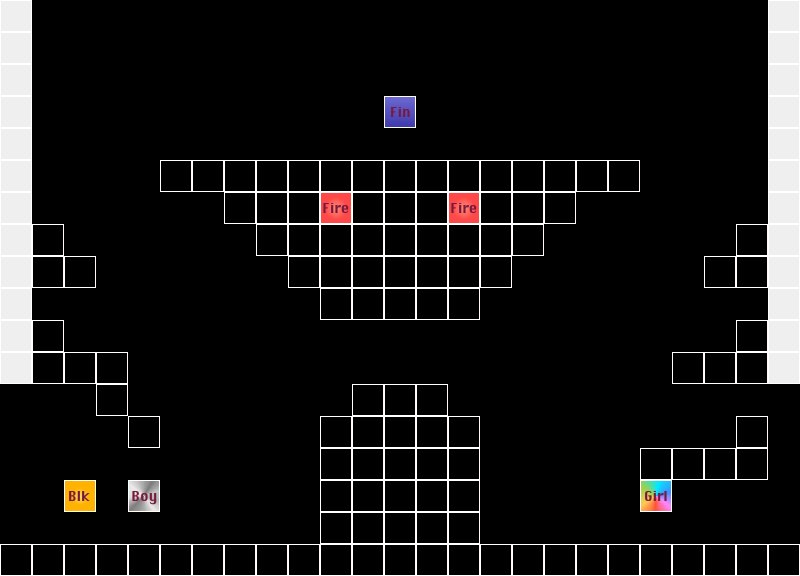

Rendered tile map (Tiled .tmx) drawn with the repository's tilesets; below, a short description and the map source with its tile grids summarised:
An orthogonal 25x18 tile map with 32x32 px tiles, 1 tile layer (level).

<map version="1.0" orientation="orthogonal" width="25" height="18" tilewidth="32" tileheight="32">
 <properties>
  <property name="bg" value="autumn" />
  <property name="end" value="but all was worth it" />
  <property name="start" value="used everything I could .." />
 </properties>
 <tileset firstgid="1" name="1" tilewidth="32" tileheight="32">
  <image source="tilesheet.jpg" width="192" height="96" />
 </tileset>
 <layer name="level" width="25" height="18">
  <data>[450 cells, 144 non-empty, 7 distinct tile ids]</data>
 </layer>
</map>
